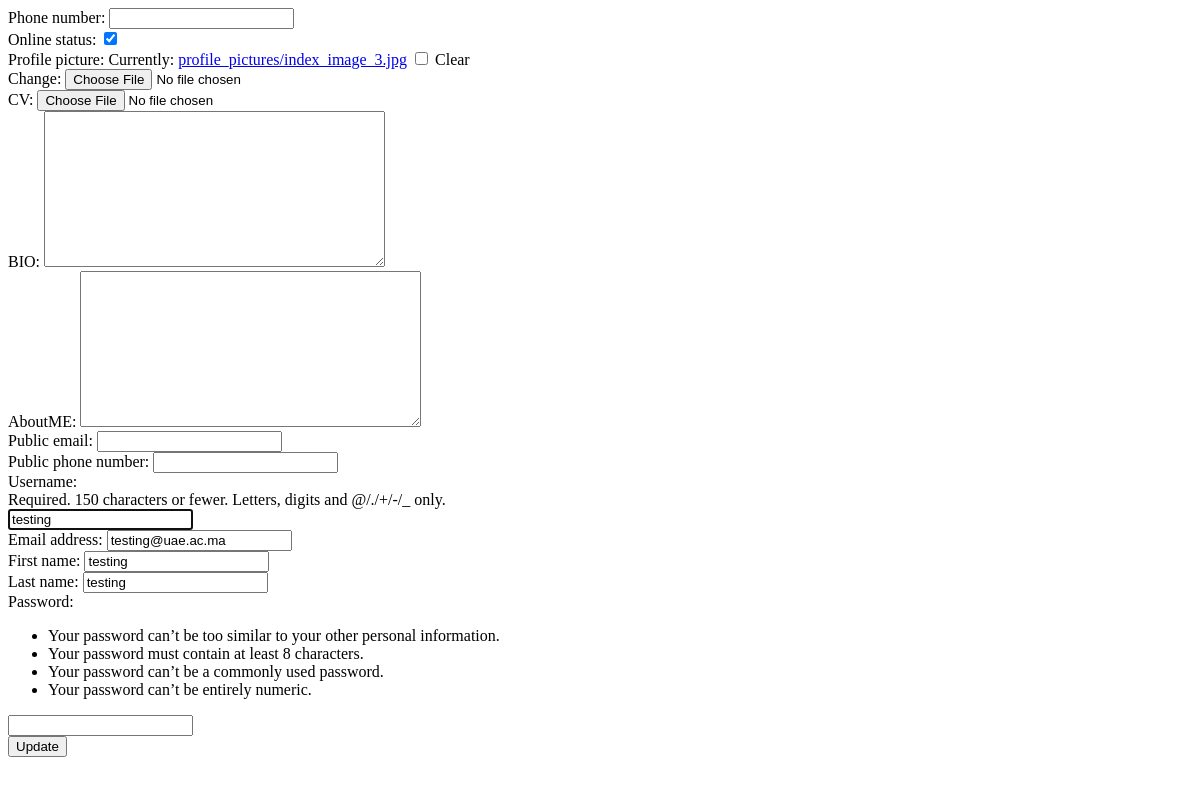
The app's page /test/ (signed in), older data.
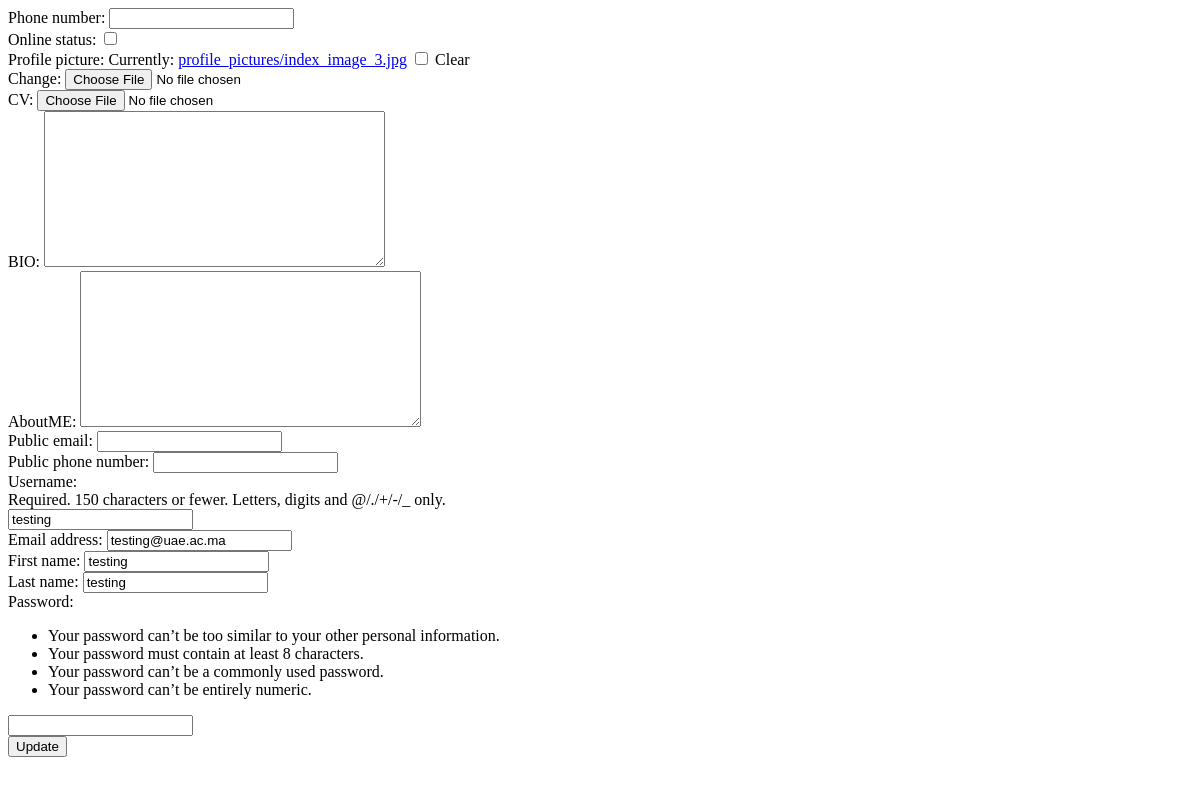
The same page, newer data.
### backend/models.py (models this page shows, shortened)
class utilisateur(models.Model):
    user = models.OneToOneField(User,null=False,on_delete=models.CASCADE)
    role = models.IntegerField(blank=True, null=True)
    phone_number = models.PositiveIntegerField(blank=True, null=True)
    online_status = models.BooleanField(default=False)
    profile_picture = models.ImageField(default='profile_pictures/us2.png',upload_to='profile_pictures/', blank=True)
    CV = models.FileField(upload_to='cv_files/', blank=True)
    BIO = models.TextField(blank=True)
    AboutME = models.TextField(blank=True , null=True)
    public_email = models.EmailField(blank=True)
    public_phone_number = models.PositiveIntegerField(blank=True, null=True)
    created_at = models.DateField(auto_now_add=True)
    updated_at = models.DateField(auto_now=True)

### backend/views.py (the view)
# urls.py: path('test/',backendviews.test,name="test"),
def test(request):
    if request.method == 'POST':
        userinstance = models.utilisateur.objects.get(user_id=request.user.id)
        form = UtilisateurForm(request.POST,request.FILES, instance=userinstance)
        if form.is_valid(): ###
            form.save()
            return redirect('home')
    elif request.user.is_authenticated:
        userinstance = models.utilisateur.objects.get(user_id=request.user.id)
        userform = CreationdUser(instance=userinstance.user)
        utilisateurform = UtilisateurForm(instance=userinstance)
        context = {
                   'utilisateurform': utilisateurform,
                   'userform':userform
                   }
        return render(request, 'HTML/tmp/test.html', context)
    return redirect('home')

### backend/forms.py
class UtilisateurForm(ModelForm):
    class Meta:
        model = utilisateur
        exclude = ['user','role']
        fields = '__all__'

class CreationdUser(UserCreationForm):
    def __init__(self, *args, **kwargs):
        super().__init__(*args, **kwargs)
        self.fields.pop('password2')  # Remove the password2 field
    class Meta:
        model = User
        fields = ['username','email','first_name','last_name']
        widgets = {
            'username':forms.TextInput(attrs={'placeholder':'Username'}),
            'email':forms.EmailInput(attrs={'placeholder':'Email'}),
            'first_name':forms.TextInput(attrs={'placeholder':'First Name'}),
            'last_name':forms.TextInput(attrs={'placeholder':'Last Name'}),
        }

### Djangotest/templates/HTML/tmp/test.html (shortened to what this page needs)
<form action="/test/" method="post" enctype="multipart/form-data">
    {{utilisateurform}}
    {{userform}}
    <button type="submit">Update</button>
</form>

Row changes from the older to the newer data that the page shows:
changed utilisateur: online_status "☑" → "☐"
